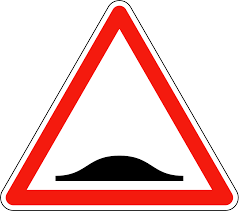
#> input picture input.png, 239 x 211 px, found by its file name
$ python sift2.py
#> lines starting #> are read from the running program, lines starting #| are printed output that depends on the picture
import cv2
import os
import matplotlib.pyplot as plt
import numpy as np


def find_best_match(input_image_path, repo_path, min_matches=10, ratio_thresh=0.7):
    # Read image in color for visualization
#> called with input_image_path = 'input.png', repo_path = 'images/', min_matches = 10, ratio_thresh = 0.7
    img_input_color = cv2.imread(input_image_path)
#> img_input_color is the input picture: shape (211, 239, 3); mean B, G, R 196, 198, 240.1
    if img_input_color is None:
        raise FileNotFoundError(f"Input image {input_image_path} not found.")

    # Convert to grayscale for SIFT
    img_input = cv2.cvtColor(img_input_color, cv2.COLOR_BGR2GRAY)
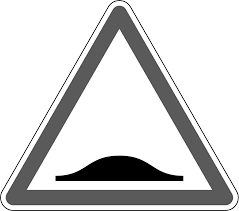
#> img_input: shape (211, 239); min 0, max 255, mean 210.4

    # Get the base filename of the input image
    input_filename = os.path.basename(input_image_path)

    sift = cv2.SIFT_create()
    kp_input, descriptors_input = sift.detectAndCompute(img_input, None)
#> kp_input = 28 keypoints; strongest (x, y, size): (180, 178, 4.2), (58, 178, 4.2), (210, 188, 2.1), (43, 180, 14.1)

    bf = cv2.BFMatcher()
    best_match = None
    max_matches = 0
    best_matches = None
    best_kp = None
    best_img = None

    for file_name in os.listdir(repo_path):
        # Skip if it's not an image file
        if not file_name.lower().endswith((".png", ".jpg", ".jpeg")):
            continue

        # Skip if it's the same image as input
        if file_name == input_filename:
            continue

        # Read repo image in color
        img_repo_color = cv2.imread(os.path.join(repo_path, file_name))
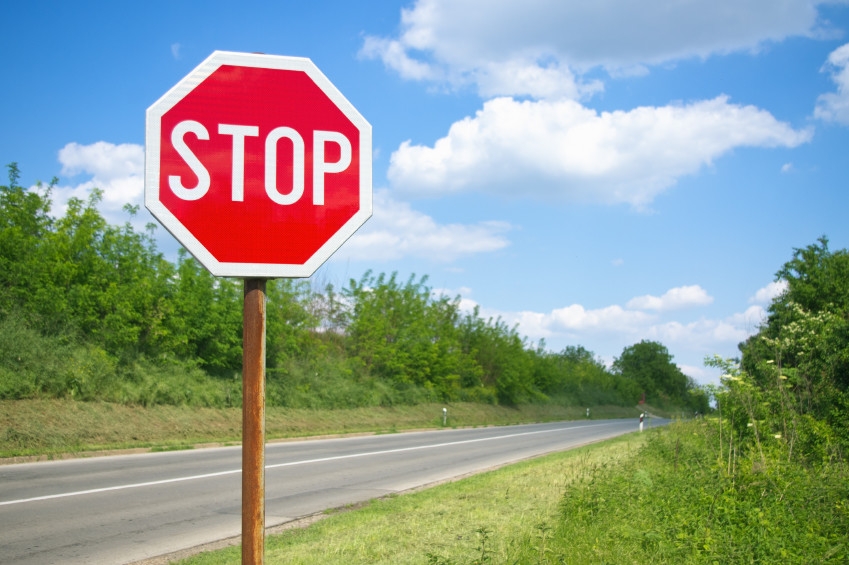
#> input picture images/0.png, 849 x 565 px, found by its file name
#> img_repo_color is the input picture: shape (565, 849, 3); mean B, G, R 146.9, 155.5, 141.5
        if img_repo_color is None:
            continue

        # Convert to grayscale for SIFT
        img_repo = cv2.cvtColor(img_repo_color, cv2.COLOR_BGR2GRAY)
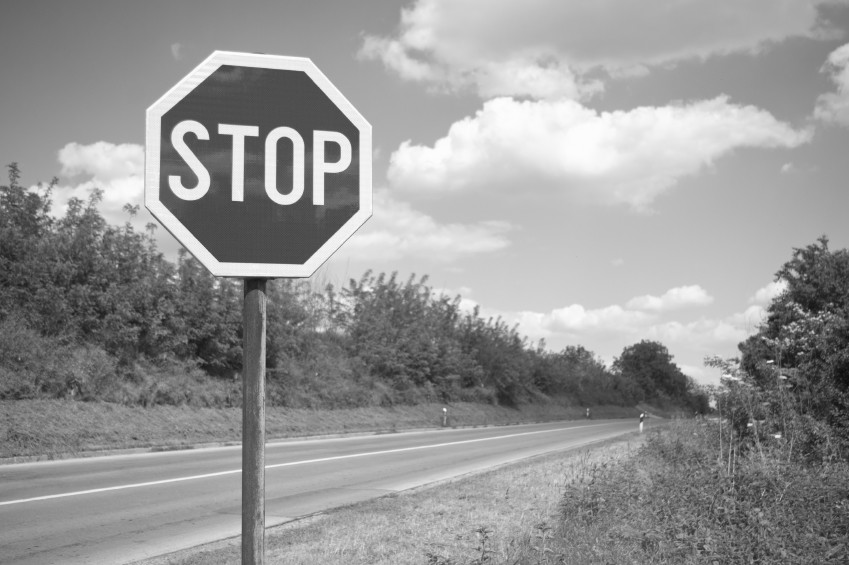
#> img_repo: shape (565, 849); min 11, max 255, mean 150.3

        kp_repo, descriptors_repo = sift.detectAndCompute(img_repo, None)
#> kp_repo = 2784 keypoints; strongest (x, y, size): (237, 194, 9.4), (772, 361, 1.9), (202, 133, 8.7), (223, 129, 7.6)
        if descriptors_repo is None:
            continue

        matches = bf.knnMatch(descriptors_input, descriptors_repo, k=2)
#> matches = 28 matches
        good_matches = []

        # Filter matches using ratio test
        for m, n in matches:
            if m.distance < 0.75 * n.distance:
                good_matches.append([m])
#> this loop made 28 passes
#> after the loop, good_matches = []

        if len(good_matches) < min_matches:
            continue

        good_matches_flat = [match[0] for match in good_matches]

        # Get matched points coordinates
        src_pts = np.float32(
            [kp_input[m.queryIdx].pt for m in good_matches_flat]
        ).reshape(-1, 1, 2)
        dst_pts = np.float32(
            [kp_repo[m.trainIdx].pt for m in good_matches_flat]
        ).reshape(-1, 1, 2)

        # Calculate the center of matched points
        center_dst = np.mean(dst_pts.reshape(-1, 2), axis=0)

        # Calculate distances from each point to the center
        distances = np.linalg.norm(dst_pts.reshape(-1, 2) - center_dst, axis=1)

        # Define a radius threshold (adjust this value based on your images)
        radius_threshold = min(img_repo.shape) * 0.2  # 20% of smaller image dimension

        # Count points within the radius
        points_within_radius = np.sum(distances < radius_threshold)

        # Calculate clustering ratio
        clustering_ratio = points_within_radius / len(distances)

        # Calculate final score combining number of matches and clustering
        score = len(good_matches) * clustering_ratio

        print(
            f"{file_name}: {len(good_matches)} matches, clustering ratio: {clustering_ratio:.2f}, score: {score:.2f}"
        )

        if (
            score > max_matches and clustering_ratio > 0.6
        ):  # Add minimum clustering threshold
            max_matches = score
            best_match = file_name
            best_matches = good_matches
            best_kp = kp_repo
            best_img = img_repo_color
#> pass 2 of the loop in find_best_match, `for file_name in os.listdir(repo_path):`:
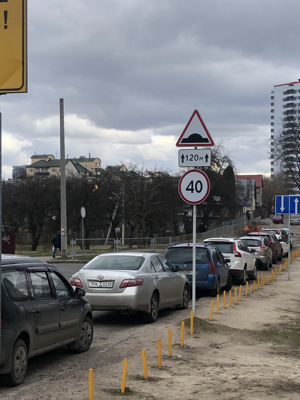
#> input picture images/1.png, 300 x 400 px, found by its file name
#> in find_best_match, img_repo_color is the input picture: shape (400, 300, 3); mean B, G, R 120.9, 119.7, 119.4
#> in find_best_match, `img_repo = cv2.cvtColor(img_repo_color, cv2.COLOR_BGR2GRAY)`:
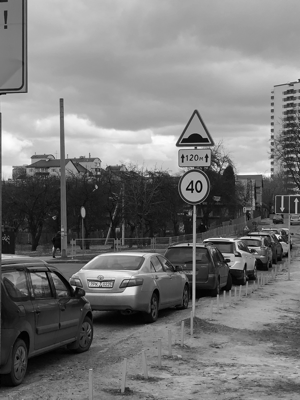
#> img_repo: shape (400, 300); min 0, max 254, mean 119.7
#> kp_repo = 713 keypoints; strongest (x, y, size): (74, 287, 2.3), (277, 236, 2.3), (231, 240, 2.8), (131, 291, 6.8)
#> the loop in find_best_match, `for m, n in matches:` made 28 passes
#> after the loop in find_best_match, `for m, n in matches:`: good_matches = 4 matches
#> pass 3 of the loop in find_best_match, `for file_name in os.listdir(repo_path):`:
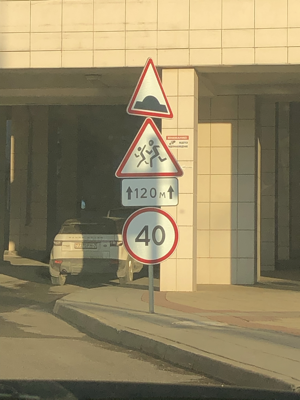
#> input picture images/10.png, 300 x 400 px, found by its file name
#> in find_best_match, img_repo_color is the input picture: shape (400, 300, 3); mean B, G, R 100.8, 134.3, 147.8
#> in find_best_match, `img_repo = cv2.cvtColor(img_repo_color, cv2.COLOR_BGR2GRAY)`:
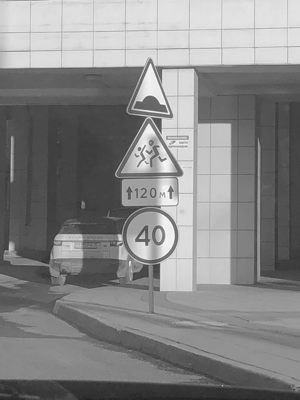
#> img_repo: shape (400, 300); min 28, max 250, mean 134.6
#> kp_repo = 298 keypoints; strongest (x, y, size): (171, 197, 1.9), (168, 113, 1.8), (69, 247, 20.5), (170, 190, 3.4)
#> after the loop in find_best_match, `for m, n in matches:`: good_matches = 8 matches

    return (
        best_match,
        max_matches,
        kp_input,
        best_kp,
        best_matches,
        img_input_color,
        best_img,
    )


if __name__ == "__main__":

    input_image = "input.png"
    repo_folder = "images/"

    (
        best_match,
        max_matches,
        kp_input,
        kp_best,
        good_matches,
        img_input_color,
        img_best,
    ) = find_best_match(input_image, repo_folder)
#> max_matches = 0
    print(f"Best match: {best_match} with {max_matches} matches")
#| Best match: None with 0 matches

    if best_match:
        # Create figure with larger size
        plt.figure(figsize=(15, 10))

        # Draw matches
        img_matches = cv2.drawMatchesKnn(
            img_input_color,
            kp_input,
            img_best,
            kp_best,
            good_matches,
            None,
            flags=cv2.DrawMatchesFlags_NOT_DRAW_SINGLE_POINTS,
        )

        # Show matches (images will now be in color)
        plt.subplot(211)
        plt.imshow(
            cv2.cvtColor(img_matches, cv2.COLOR_BGR2RGB)
        )  # Convert BGR to RGB for matplotlib
        plt.title("Keypoint Matches")
        plt.axis("off")

        # Show original images with keypoints (in color)
        plt.subplot(223)
        img_kp1 = cv2.drawKeypoints(
            img_input_color,
            kp_input,
            None,
            flags=cv2.DRAW_MATCHES_FLAGS_DRAW_RICH_KEYPOINTS,
        )
        plt.imshow(cv2.cvtColor(img_kp1, cv2.COLOR_BGR2RGB))
        plt.title("Input Image Keypoints")
        plt.axis("off")

        plt.subplot(224)
        img_kp2 = cv2.drawKeypoints(
            img_best, kp_best, None, flags=cv2.DRAW_MATCHES_FLAGS_DRAW_RICH_KEYPOINTS
        )
        plt.imshow(cv2.cvtColor(img_kp2, cv2.COLOR_BGR2RGB))
        plt.title("Best Match Keypoints")
        plt.axis("off")

        plt.tight_layout()
        plt.show()
    else:
        print("No match found.")
